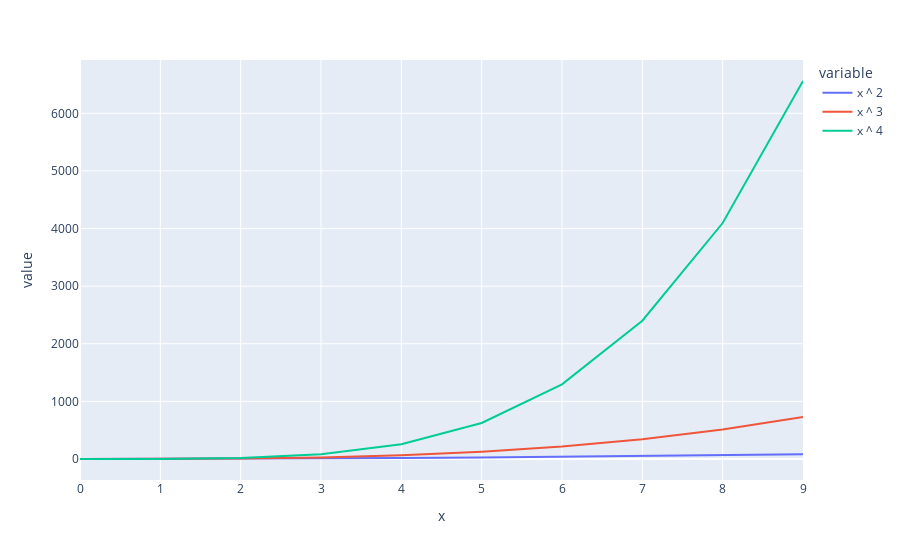

Write notebook code for a chart like this one.
### Code cell
# Create a line plot with title centered
fig = px.line(df)

# Show the figure
fig.show()

### Figure 1 — Plotly figure (JSON) as saved in the notebook; plotly's stock layout.template omitted (floating-point values rounded to 4 significant figures)
{"data": [{"hovertemplate": "variable=x ^ 2<br>x=%{x}<br>value=%{y}<extra></extra>", "legendgroup": "x ^ 2", "line": {"color": "#636efa", "dash": "solid"}, "marker": {"symbol": "circle"}, "mode": "lines", "name": "x ^ 2", "orientation": "v", "showlegend": true, "type": "scatter", "x": [0, 1, 2, 3, 4, 5, 6, 7, 8, 9], "xaxis": "x", "y": [0, 1, 4, 9, 16, 25, 36, 49, 64, 81], "yaxis": "y"}, {"hovertemplate": "variable=x ^ 3<br>x=%{x}<br>value=%{y}<extra></extra>", "legendgroup": "x ^ 3", "line": {"color": "#EF553B", "dash": "solid"}, "marker": {"symbol": "circle"}, "mode": "lines", "name": "x ^ 3", "orientation": "v", "showlegend": true, "type": "scatter", "x": [0, 1, 2, 3, 4, 5, 6, 7, 8, 9], "xaxis": "x", "y": [0, 1, 8, 27, 64, 125, 216, 343, 512, 729], "yaxis": "y"}, {"hovertemplate": "variable=x ^ 4<br>x=%{x}<br>value=%{y}<extra></extra>", "legendgroup": "x ^ 4", "line": {"color": "#00cc96", "dash": "solid"}, "marker": {"symbol": "circle"}, "mode": "lines", "name": "x ^ 4", "orientation": "v", "showlegend": true, "type": "scatter", "x": [0, 1, 2, 3, 4, 5, 6, 7, 8, 9], "xaxis": "x", "y": [0, 1, 16, 81, 256, 625, 1296, 2401, 4096, 6561], "yaxis": "y"}], "layout": {"legend": {"title": {"text": "variable"}, "tracegroupgap": 0}, "margin": {"t": 60}, "xaxis": {"anchor": "y", "domain": [0, 1], "title": {"text": "x"}}, "yaxis": {"anchor": "x", "domain": [0, 1], "title": {"text": "value"}}}}
